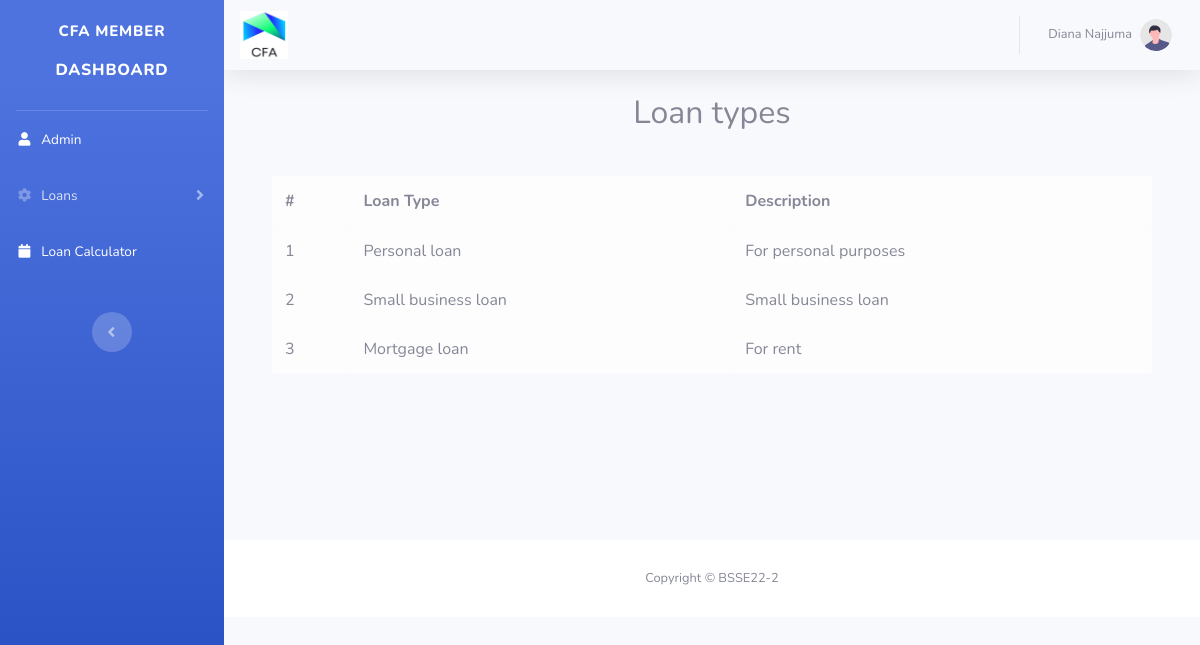
Page /member/viewtypes.php (signed in) on the committed database.
### tables this page shows
CREATE TABLE `tbl_loantypes` (
  `id` int(11) NOT NULL,
  `loan_type` varchar(25) NOT NULL,
  `description` varchar(255) NOT NULL
);

### member/viewtypes.php (the view, shortened to what this page needs)
<?php
include('security.php');
include('includes/header.php');
include('includes/navbar.php');
include('includes/topbar.php');
 ?>
 	<div class="container">
        <h2 align="center" class="mb-4" style="padding-bottom:15px; padding-bottom:20px"> Loan types </h2>
 		<div class="table-responsive">
            <?php
                $query = "SELECT * FROM tbl_loantypes";
                $query_run = mysqli_query($connection, $query);
                $counter = 1;
            ?>
        <div class="container-fluid">
                        <table class="table table-bordered table-light table-stripped" id="dataTable" width="100%" cellspacing="0">
        <div class="container-fluid">
                                <thead>
                                <tr>
                        <th>#</th>
                        <th> Loan Type </th>
                        <th> Description </th>
                    </tr>
                </thead>
                <tbody>
                <?php
                    if(mysqli_num_rows($query_run) > 0)
                    {
                        while ($row = mysqli_fetch_assoc($query_run))
                        {
                            ?>
                    <tr>
                        <td><?php echo $counter ?></td>
                        <td><?php echo $row['loan_type'];?></td>
                        <td><?php echo $row['description'];?></td>
                    </tr>
                    <?php
                        $counter++;}
                    }
                    else{
                        echo "no record found";
                    }
                    ?>
                </tbody>
            </table>
 	</div>
        </div>
 	</div>
 <?php
include('includes/footer.php');
?>

### rows in the picture
tbl_loantypes: loan_type "Personal loan", description "For personal purposes"
tbl_loantypes: loan_type "Small business loan", description "Small business loan"
tbl_loantypes: loan_type "Mortgage loan", description "For rent"

### other values in the picture
$firstname "Diana"
$lastname "Najjuma"
